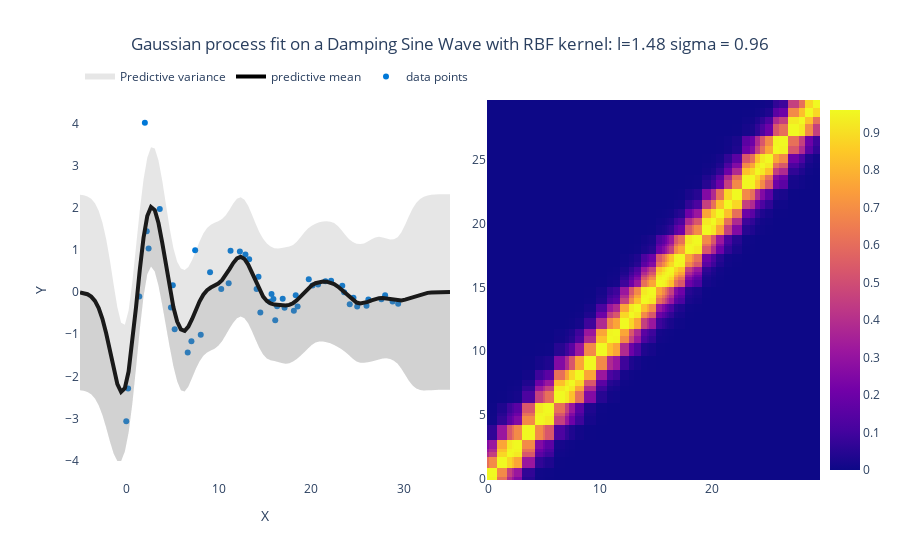

Notebook source saved alongside this figure:
### Code cell
np.random.seed(0)
X6_d = X6_d.numpy()
y6_d = y6_d.numpy()
X6_d_ = X6_d_.numpy()
model = GPy.models.GPRegression(X6_d, y6_d, GPy.kern.RBF(1))
model.optimize_restarts(1, verbose=0)

y6_d_, y6_d_var = model.predict(X6_d_)
y6_d_std2 = np.sqrt(y6_d_var)*2

fig = get_fig(1,2)
fig.update_layout(xaxis={'domain': [0, 0.5]},
        xaxis2={'domain': [0.55, 1]})
fig.add_trace(go.Scatter(x=X6_d.ravel(), y=y6_d.ravel(),
                    mode='markers',opacity=1,
                    name='data points',line=dict(width=4, color='#0078D7'), 
                    hovertemplate='(%{x:.2f},%{y:.2f})'), row=1, col=1)
fig.add_trace(go.Scatter(x=X6_d_.ravel(), y=y6_d_.ravel(),
                    mode='lines',opacity=1,
                    name='predictive mean',line=dict(width=4, color='black'), 
                    hovertemplate='(%{x:.2f},%{y:.2f})'), row=1, col=1)
fig.add_trace(go.Scatter(x=X6_d_.ravel(), y=y6_d_.ravel()-y6_d_std2.ravel(), fill='tonexty',
                         fillcolor='rgba(128,128,128,0.2)',showlegend=False,name='Predictive variance',
                         hovertemplate='(%{x:.2f},%{y:.2f})',
                    mode='none' # override default markers+lines
                    ), row=1, col=1)
fig.add_trace(go.Scatter(x=X6_d_.ravel(), y=y6_d_.ravel()+y6_d_std2.ravel(), fill='tonexty',
                         fillcolor='rgba(128,128,128,0.2)',
                         hovertemplate='(%{x:.2f},%{y:.2f})',
                    mode= 'none', name='Predictive variance'), row=1, col=1)

fig.add_trace(go.Heatmap(x=X6_d.ravel().round(2), 
                         y=X6_d.ravel().round(2), 
                         z=model.kern.K(X6_d),
                         colorbar=dict(x=1)), row=1, col=2)

fig.update_layout(
    title_text= 'Gaussian process fit on a Damping Sine Wave with RBF kernel: l='+str(model.kern.lengthscale[0].round(2))\
    +' sigma = '+str(model.kern.variance[0].round(2)), 
                title_x=0.5,
                xaxis_title="X",
                yaxis_title="Y",
                legend=dict(
    orientation="h", x=0, y=1.1)
                )

fig.show()
